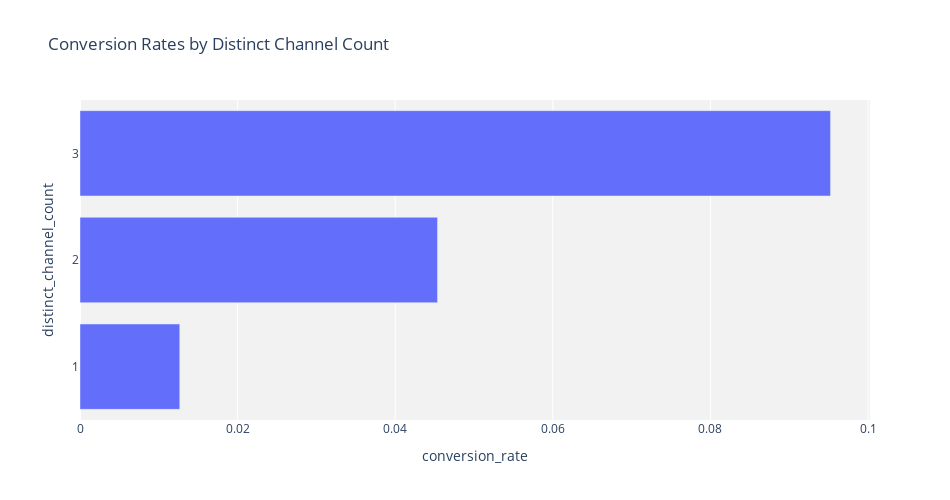

The code cell stored with this chart in its notebook:
### Markdown cell above
**What is conversion rate by number of distinct channels present?**

### Code cell
## add distinct channels count
results_df['distinct_channel_count'] = (np.where(results_df['sequence_details_touchpoints'].str.contains('paid_search'),1,0)
                                    +np.where(results_df['sequence_details_touchpoints'].str.contains('direct'),1,0)
                                    +np.where(results_df['sequence_details_touchpoints'].str.contains('organic_search'),1,0)
                                    +np.where(results_df['sequence_details_touchpoints'].str.contains('referral'),1,0)
                                    +np.where(results_df['sequence_details_touchpoints'].str.contains('social'),1,0)
                                    +np.where(results_df['sequence_details_touchpoints'].str.contains('affiliates'),1,0)
                                    +np.where(results_df['sequence_details_touchpoints'].str.contains('(other)'),1,0)
                                    +np.where(results_df['sequence_details_touchpoints'].str.contains('display'),1,0))

viz_df = results_df.groupby(['distinct_channel_count'], as_index=False).agg(
                    sequence_count=('sequence_count','sum')
                ,conversions_count=('conversions_count','sum')
)
viz_df['conversion_rate'] = viz_df['conversions_count'] / viz_df['sequence_count']

viz_df['distinct_channel_count'] = viz_df['distinct_channel_count'].astype(str)

bar_fig = px.bar(viz_df
                 ,x='conversion_rate'
                 ,y='distinct_channel_count'
                 ,title='Conversion Rates by Distinct Channel Count'
)

bar_fig.update_layout(width=950
                      ,height=500
                      ,yaxis={'categoryorder': 'total ascending'}
                      ,plot_bgcolor='#f2f2f2') 

bar_fig.show()

### Figure 1 — Plotly figure (JSON) as saved in the notebook; plotly's stock layout.template omitted (floating-point values rounded to 4 significant figures)
{"data": [{"alignmentgroup": "True", "hovertemplate": "conversion_rate=%{x}<br>distinct_channel_count=%{y}<extra></extra>", "legendgroup": "", "marker": {"color": "#636efa", "pattern": {"shape": ""}}, "name": "", "offsetgroup": "", "orientation": "h", "showlegend": false, "textposition": "auto", "type": "bar", "x": [0.01266, 0.04537, 0.09524], "xaxis": "x", "y": ["1", "2", "3"], "yaxis": "y"}], "layout": {"barmode": "relative", "height": 500, "legend": {"tracegroupgap": 0}, "plot_bgcolor": "#f2f2f2", "title": {"text": "Conversion Rates by Distinct Channel Count"}, "width": 950, "xaxis": {"anchor": "y", "domain": [0, 1], "title": {"text": "conversion_rate"}}, "yaxis": {"anchor": "x", "categoryorder": "total ascending", "domain": [0, 1], "title": {"text": "distinct_channel_count"}}}}
